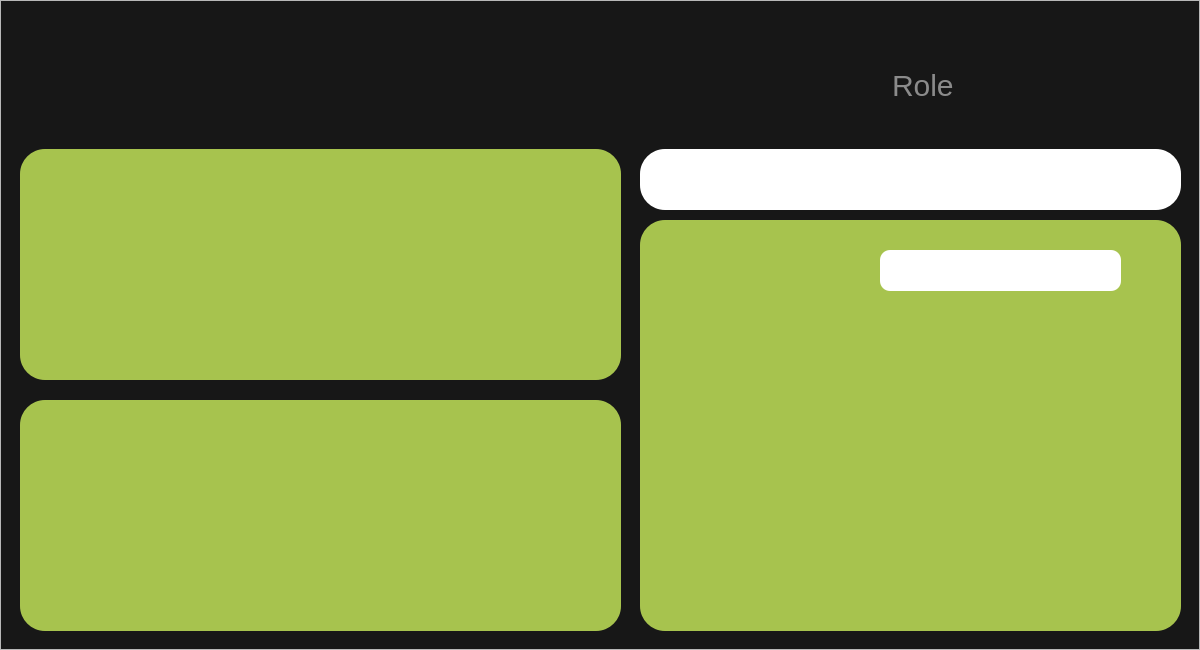
<?xml version="1.0" encoding="UTF-8"?>
<ui version="4.0">
 <class>Employee</class>
 <widget class="QDialog" name="Employee">
  <property name="geometry">
   <rect>
    <x>0</x>
    <y>0</y>
    <width>1200</width>
    <height>650</height>
   </rect>
  </property>
  <property name="windowTitle">
   <string>Employee Manager</string>
  </property>
  <property name="styleSheet">
   <string notr="true">#Employee{
background-color:#171717;

}

*{font: &quot;Helvetica&quot; bold;
}
#helloBar{
border: none;
background-color:#171717;
font-size:30px;
color:white;


}

#role{
font-size:30px;
background-color:#171717;
color:white;
border:none;
}


#readBox{
border:none;
background-color:#A7C34E;
border-radius:25px;

}

#searchBar{
background-color:white;

}
</string>
  </property>
  <widget class="QFrame" name="frame">
   <property name="geometry">
    <rect>
     <x>0</x>
     <y>0</y>
     <width>1200</width>
     <height>650</height>
    </rect>
   </property>
   <property name="styleSheet">
    <string notr="true">#featureBar{
background-color:white;
border-radius:25px;
}
#addFeature{
background-color:#A7C34E;
border-radius:25px;
}

#stats{
background-color:#A7C34E;
border-radius:25px;
}</string>
   </property>
   <property name="frameShape">
    <enum>QFrame::StyledPanel</enum>
   </property>
   <property name="frameShadow">
    <enum>QFrame::Raised</enum>
   </property>
   <widget class="QLabel" name="logo">
    <property name="geometry">
     <rect>
      <x>10</x>
      <y>30</y>
      <width>111</width>
      <height>101</height>
     </rect>
    </property>
    <property name="text">
     <string/>
    </property>
    <property name="pixmap">
     <pixmap>../Resources/Logo/icon ripple.png</pixmap>
    </property>
    <property name="scaledContents">
     <bool>true</bool>
    </property>
   </widget>
   <widget class="QLineEdit" name="role">
    <property name="geometry">
     <rect>
      <x>890</x>
      <y>40</y>
      <width>281</width>
      <height>91</height>
     </rect>
    </property>
    <property name="cursor">
     <cursorShape>ArrowCursor</cursorShape>
    </property>
    <property name="readOnly">
     <bool>true</bool>
    </property>
    <property name="placeholderText">
     <string>Role</string>
    </property>
   </widget>
   <widget class="QTextEdit" name="helloBar">
    <property name="geometry">
     <rect>
      <x>120</x>
      <y>40</y>
      <width>291</width>
      <height>91</height>
     </rect>
    </property>
    <property name="textInteractionFlags">
     <set>Qt::NoTextInteraction</set>
    </property>
   </widget>
   <widget class="QListWidget" name="readBox">
    <property name="geometry">
     <rect>
      <x>640</x>
      <y>220</y>
      <width>541</width>
      <height>411</height>
     </rect>
    </property>
   </widget>
   <widget class="QLineEdit" name="searchBar">
    <property name="geometry">
     <rect>
      <x>880</x>
      <y>250</y>
      <width>241</width>
      <height>41</height>
     </rect>
    </property>
    <property name="styleSheet">
     <string notr="true">#searchBar{
border-radius:10px;
}</string>
    </property>
    <property name="clearButtonEnabled">
     <bool>true</bool>
    </property>
   </widget>
   <widget class="QFrame" name="featureBar">
    <property name="geometry">
     <rect>
      <x>640</x>
      <y>149</y>
      <width>541</width>
      <height>61</height>
     </rect>
    </property>
    <property name="styleSheet">
     <string notr="true"/>
    </property>
    <property name="frameShape">
     <enum>QFrame::StyledPanel</enum>
    </property>
    <property name="frameShadow">
     <enum>QFrame::Raised</enum>
    </property>
   </widget>
   <widget class="QFrame" name="stats">
    <property name="geometry">
     <rect>
      <x>20</x>
      <y>400</y>
      <width>601</width>
      <height>231</height>
     </rect>
    </property>
    <property name="frameShape">
     <enum>QFrame::StyledPanel</enum>
    </property>
    <property name="frameShadow">
     <enum>QFrame::Raised</enum>
    </property>
   </widget>
   <widget class="QFrame" name="addFeature">
    <property name="geometry">
     <rect>
      <x>20</x>
      <y>149</y>
      <width>601</width>
      <height>231</height>
     </rect>
    </property>
    <property name="frameShape">
     <enum>QFrame::StyledPanel</enum>
    </property>
    <property name="frameShadow">
     <enum>QFrame::Raised</enum>
    </property>
   </widget>
  </widget>
 </widget>
 <resources/>
 <connections/>
</ui>
